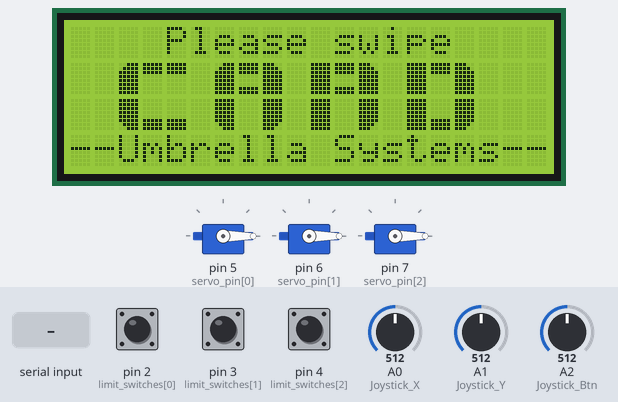
This sketch was run on a simulated Arduino Uno, built with avr-gcc and run on an emulated ATmega328P. On the bench: 20×4 character LCD, 3 × servo. Inputs (shaded band) come from the test bench; at power-on: A1 (Joystick_Y) = 512, A2 (Joystick_Btn) = 512, pin 2 (limit_switches[0]) HIGH, pin 3 (limit_switches[1]) HIGH, pin 4 (limit_switches[2]) HIGH, A0 (Joystick_X) = 512.

Above: at 1.3 s.
1.4 s: "b\n" received over Serial
At 1.7 s:
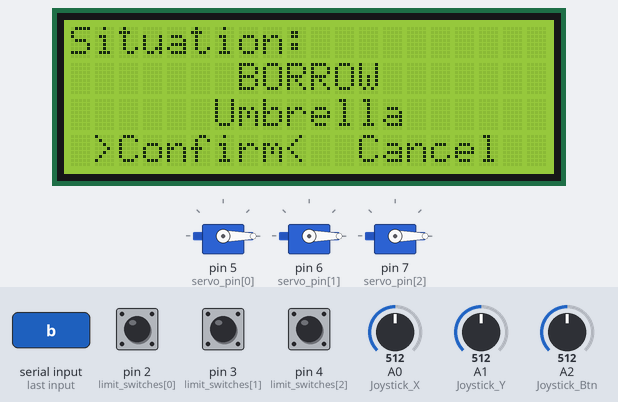
2.9 s: A1 (Joystick_Y) set to 759
4.4 s: A1 (Joystick_Y) set to 775
At 5.2 s:
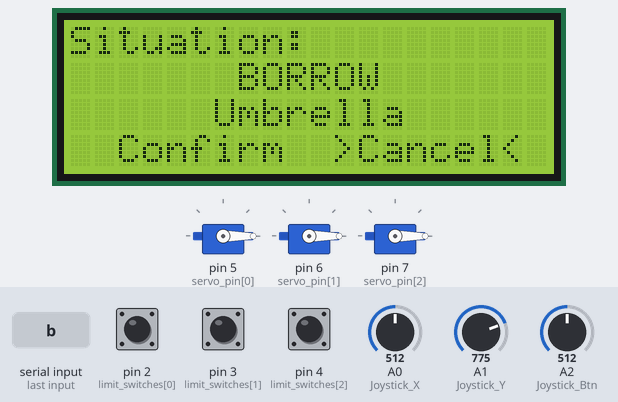
5.9 s: A2 (Joystick_Btn) set to 0
At 6.7 s:
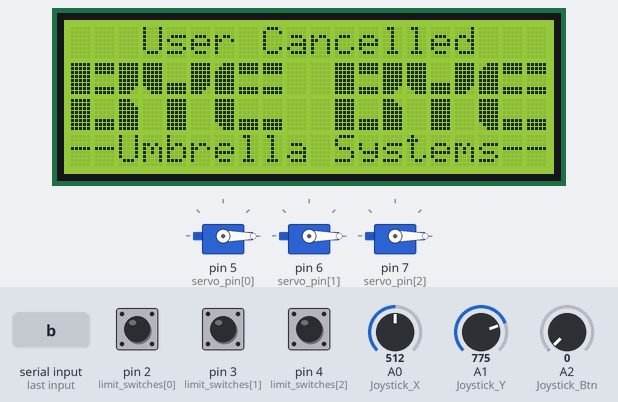
7.5 s: byte 114 ('r') received over Serial
At 10.5 s:
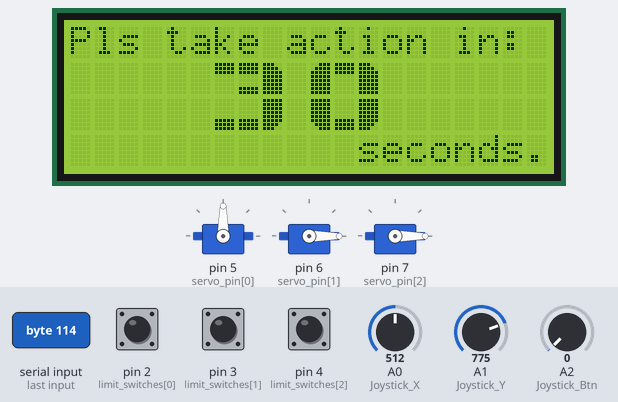
Timing chart, 0 to 12.0 s (numbered marks = the images above; inputs shaded):
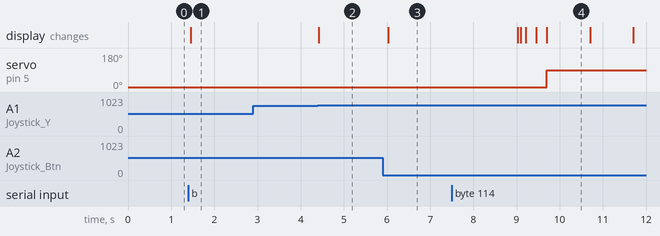

The sketch:

MateNTR_Arduino.ino
```cpp
#include <Servo.h>
#include "umbrella_lcd.h"
#include "joystick.h"
#include "utility.h"
#include "configuration.h"

Umbrella_lcd lcd_console;
Joystick joystick;
bool slots_state[Slots_Num];
Servo servos[Slots_Num];

void borrow_or_return(bool cmd);
bool situation_available(bool wanted);
int decide(bool wanted);
bool confirm();
void slot_chosed(int num, bool cmd);

void setup(){
	Serial.begin(9600);
	lcd_console.init();
	joystick.init();

	for(int i = 0; i < Slots_Num; ++i){
		pinMode(limit_switches[i], INPUT_PULLUP);
		servos[i].attach(servo_pin[i]);
		servos[i].write(Servo_Close);
		slots_state[i] = true;
	}
}

void loop(){
	lcd_console.await();
	if(Serial.available()){
		char cmd = Serial.read();
		if(cmd == 'b')
			borrow_or_return(true);
		else if(cmd == 'r')
			borrow_or_return(false);
	}
}

bool confirm(){
	bool result = true;
	while(true){
		lcd_console.print((result? " >Confirm<  Cancel  " : "  Confirm  >Cancel< "),
			0, 3);

		delay(200);

		char action = joystick.wait_key();
		switch(action){
			case 'l': result = true;	break;
			case 'r': result = false;	break;
			case 'c': return result;
		}
	}
}

bool situation_available(bool wanted){
	for(int i = 0; i < Slots_Num; ++i)
		slots_state[i] = !digitalRead(limit_switches[i]);
	for(int i = 0; i < Slots_Num; ++i){
		if(slots_state[i] == wanted)
			return true;
	}
	return false;
}

void borrow_or_return(bool cmd){
	lcd_console.six_words(cmd ? "BORROW" : "RETURN");
	if(confirm()){
		// start process
		if(situation_available(cmd)){
			int num = decide(cmd);
			if(num) slot_chosed(num, cmd);
			else lcd_console.goodbye();
		}
		else lcd_console.apology();
	}
	else lcd_console.goodbye();
}

int decide(bool wanted){ // choose slot number
	lcd_console.clear();
	lcd_console.print("Choose your slot:", 0, 0);

	int decision = 1;
	while(slots_state[decision - 1] != wanted)
		++decision;
	bool state_num = true;
	String str = "";

	while(true){
		str = "";
		for(int i = 1; i <= Slots_Num; ++i){
			if(slots_state[i-1] != wanted)
				str += " X ";
			else if(i == decision && state_num)
				str += (">" + String(i) + "<");
			else
				str += (" " + String(i) + " ");
		}
		lcd_console.print(str, 5, 2);
		lcd_console.print(state_num ? " Cancel " : ">Cancel<", 6, 3);

		delay(200);

		char action = joystick.wait_key();
		switch (action){
			case 'l':
				do{decision = (decision == 1 ? Slots_Num : (decision - 1));
				}while(slots_state[decision - 1] != wanted);
				break;
			case 'r':
				do{decision = (decision == Slots_Num ? 1 : (decision + 1));
				}while(slots_state[decision - 1] != wanted);
				break;
			case 'u':	state_num = true;	break;
			case 'd':	state_num = false;	break;
			case 'c':	return (state_num ? decision : 0);
		}
	}
}

void slot_chosed(int num, bool cmd){
	lcd_console.clear();

	servos[num - 1].write(Servo_Open);
	// countdown
	lcd_console.print("Pls take action in:", 0, 0);
	lcd_console.print("seconds.", 12, 3);
	int seconds_left = Process_Time;
	unsigned long then = millis();
	unsigned long now = millis();
	while(digitalRead(limit_switches[num - 1]) != cmd && seconds_left){
		lcd_console.print_custom_num(seconds_left / 10, 6, 1);
		lcd_console.print_custom_num(seconds_left % 10, 10, 1);

		now = millis();
		if(now - then >= 1000){
			seconds_left--;
			then = now;
		}
	}
	lcd_console.clear();

	if(digitalRead(limit_switches[num - 1]) == cmd){
		Serial.print(cmd);
		Serial.print(num);
		Serial.print("\n");
		slots_state[num - 1] = !cmd;
		// delay((cmd ? 10000 : 1000));
		if(cmd){
			lcd_console.print("Umbrella taken,", 0, 0);
			lcd_console.print("Slot closed in:", 0, 1);
			lcd_console.print("seconds.", 12, 3);
			seconds_left = Slot_Delay_Time;
			then = millis();
			now = millis();
			while(seconds_left){
				lcd_console.print_custom_num(seconds_left / 10, 4, 2);
				lcd_console.print_custom_num(seconds_left % 10, 8, 2);

				now = millis();
				if(now - then >= 1000){
					seconds_left--;
					then = now;
				}
			}
		}
		lcd_console.thank();
		servos[num - 1].write(Servo_Close);
	}
	else{
		lcd_console.print("Umbrella unprocessed", 0, 0);
		lcd_console.print("Slot is Closing...", 1, 2);
		servos[num - 1].write(Servo_Close);
		delay(3000);
	}

	lcd_console.clear();
}
```

joystick.h
```cpp
#pragma once

#include "configuration.h"

class Joystick{
public:
	Joystick() {};
	~Joystick() {};

	void init() {
		pinMode(INPUT, Joystick_X);
		pinMode(INPUT, Joystick_Y);
		pinMode(INPUT, Joystick_Btn);
	}

	char wait_key() {
		int x = CenterThreshold;
		int y = CenterThreshold;
		int btn = CenterThreshold;
		while (true){
			x = analogRead(Joystick_X);
			y = analogRead(Joystick_Y);
			btn = analogRead(Joystick_Btn);

			if(btn == 0)			return 'c'; // confirm
			if(x > UpperThreshold)	return 'u'; // right -> up
			if(x < LowerThreshold)	return 'd'; // left -> down
			if(y > UpperThreshold)	return 'r'; // down -> right
			if(y < LowerThreshold)	return 'l'; // up -> left
		}
	}
};
```

utility.h
```cpp
#pragma once

/**************** Custom Chars ****************/
	byte custom_chars[10][8] = {
		{ // 0, upper left, UPL
			0b00111,
			0b01111,
			0b11111,
			0b11111,
			0b11111,
			0b11111,
			0b11111,
			0b11111
		},
		{ // 1, upper middle bar, UMB
			0b11111,
			0b11111,
			0b11111,
			0b00000,
			0b00000,
			0b00000,
			0b11111,
			0b11111
		},
		{ // 2, upper right, UPR
			0b11100,
			0b11110,
			0b11111,
			0b11111,
			0b11111,
			0b11111,
			0b11111,
			0b11111
		},
		{ // 3, upper bar, UPB
			0b11111,
			0b11111,
			0b11111,
			0b00000,
			0b00000,
			0b00000,
			0b00000,
			0b00000
		},
		{ // 4, lower left, LWL
			0b11111,
			0b11111,
			0b11111,
			0b11111,
			0b11111,
			0b11111,
			0b01111,
			0b00111
		},
		{ // 5, lower slice, LWS
			0b00000,
			0b00000,
			0b00000,
			0b10000,
			0b11000,
			0b11100,
			0b11110,
			0b11111
		},
		{ // 6, lower right, LWR
			0b11111,
			0b11111,
			0b11111,
			0b11111,
			0b11111,
			0b11111,
			0b11110,
			0b11100
		},
		{ // 7, lower bar, LWB
			0b00000,
			0b00000,
			0b00000,
			0b00000,
			0b00000,
			0b11111,
			0b11111,
			0b11111
		}
	};

	#define UPL	0
	#define UMB 1
	#define UPR 2
	#define UPB 3
	#define LWL 4
	#define LWS 5
	#define LWR 6
	#define LWB 7

	#define MPT 0b10000000
	#define FUL 0b11111111

	#define RIGHT_ARROW		0b01111110
	#define LEFT_ARROW		0b01111111
/**************** Custom Chars ****************/

/**************** Custom Nums ***************/
	byte custom_nums[10][2][3] = {
		{{UPL, UPB, UPR}, {LWL, LWB, LWR}}, // 0
		{{UPB, UPR, MPT}, {LWB, FUL, LWB}}, // 1
		{{UMB, UMB, UPR}, {LWL, LWB, LWB}}, // 2
		{{UPB, UMB, UPR}, {LWB, LWB, LWR}}, // 3
		{{LWL, LWB, FUL}, {MPT, MPT, FUL}}, // 4
		{{LWL, UMB, UMB}, {LWB, LWB, LWR}}, // 5
		{{UPL, UMB, UMB}, {LWL, LWB, LWR}}, // 6
		{{UPB, UPB, UPR}, {MPT, MPT, FUL}}, // 7
		{{UPL, UMB, UPR}, {LWL, LWB, LWR}}, // 8
		{{UPL, UMB, UPR}, {LWB, LWB, FUL}}, // 9
	};
/**************** Custom Nums ***************/

/**************** Custom Alphabet ***************/
	byte custom_alphabets[26][2][3] = {
		{{UPL, UMB, UPR}, {LWL, MPT, LWR}}, // a
		{{FUL, UMB, LWR}, {FUL, LWB, UPR}}, // b
		{{UPL, UPB, UPB}, {LWL, LWB, LWB}}, // c
		{{FUL, UPB, UPR}, {FUL, LWB, LWR}}, // d
		{{UPL, UMB, UMB}, {LWL, LWB, LWB}}, // e
		{{UPL, UMB, UMB}, {LWL, MPT, MPT}}, // f
		{{UPL, UPB, UPB}, {LWL, LWB, UPR}}, // g
		{{UPL, LWB, UPR}, {LWL, MPT, LWR}}, // h
		{{UPB, FUL, UPB}, {LWB, FUL, LWB}}, // i
		{{UPB, FUL, UPB}, {LWB, LWR, MPT}}, // j
		{{FUL, LWB, LWR}, {FUL, MPT, UPR}}, // k
		{{FUL, MPT, MPT}, {LWL, LWB, LWB}}, // l
		{{FUL, FUL, FUL}, {FUL, MPT, FUL}}, // m-
		{{FUL, LWS, FUL}, {FUL, MPT, FUL}}, // n-
		{{UPL, UPB, UPR}, {LWL, LWB, LWR}}, // o
		{{UPL, UMB, UPR}, {LWL, MPT, MPT}}, // p
		{{LWR, LWL, MPT}, {UPR, UPL, LWS}}, // q--
		// {{UPL, UMB, UPR}, {MPT, MPT, LWR}}, // q
		{{FUL, UMB, UPR}, {FUL, MPT, LWR}}, // r
		{{FUL, UMB, UPB}, {LWB, LWB, FUL}}, // s
		{{UPB, FUL, UPB}, {MPT, FUL, MPT}}, // t
		{{FUL, MPT, FUL}, {LWL, LWB, LWR}}, // u
		{{LWL, MPT, LWR}, {MPT, UPB, MPT}}, // v--
		{{FUL, MPT, FUL}, {FUL, FUL, FUL}}, // w-
		{{LWL, LWB, LWR}, {UPL, MPT, UPR}}, // x
		{{LWL, LWB, LWR}, {MPT, FUL, MPT}}, // y
		{{UPB, UMB, LWR}, {UPL, LWB, LWB}}  // z
	};
/**************** Custom Alphabet ***************/
```

configuration.h
```cpp
#pragma once

/**************** Slots_Num Related ****************/
	#define Slots_Num	3
	byte limit_switches[Slots_Num]	=	{2, 3, 4};
	byte servo_pin[Slots_Num]		=	{5, 6, 7};
/**************** Slots_Num Related ****************/

/**************** Motors ****************/
	#define Motor_Right		10
	#define Motor_Right_IN1	9
	#define Motor_Right_IN2	8
	#define Motor_Left		11
	#define Motor_Left_IN3	12
	#define Motor_Left_IN4	13
/**************** Motors ****************/

/**************** Servos ****************/
	#define Servo_Close		0
	#define Servo_Open		90

	#define Process_Time	30
	#define Slot_Delay_Time	10
/**************** Servos ****************/

/**************** Monitors ****************/
	#define Joystick_X		14
	#define Joystick_Y		15
	#define Joystick_Btn	16

	#define CenterThreshold 512
	#define ThresholdRatio	0.5
	#define UpperThreshold	(CenterThreshold + CenterThreshold * ThresholdRatio)
	#define LowerThreshold	(CenterThreshold - CenterThreshold * ThresholdRatio)

	#define LCD_Address		0x27
	#define LCD_Row			20
	#define LCD_Column		4
/**************** Monitors ****************/
```

umbrella_lcd.h
```cpp
#pragma once

#include <LiquidCrystal_I2C.h>
#include "utility.h"
#include "configuration.h"

class Umbrella_lcd{
public:
	Umbrella_lcd() {
		lcd = new LiquidCrystal_I2C(LCD_Address, LCD_Row, LCD_Column);
	}
	~Umbrella_lcd() { delete lcd; }

	void init() {
		lcd->init();
		lcd->backlight();

		for(byte i = 0; i < 8; ++i)
			lcd->createChar(i, custom_chars[i]);

		lcd->clear();
		lcd->setCursor(0, 0);
	}

	void clear() { lcd->clear(); }

	void setCursor(int x, int y) { lcd->setCursor(x, y); }

	void print_custom_num(int num, int x = 0, int y = 0) {
		setCursor(x, y);
		for(byte i = 0; i < 2; ++i){
			for(byte j = 0; j < 3; ++j)
				lcd->write(byte(custom_nums[num][i][j]));
			setCursor(x, ++y);
		}
	}

	void print_custom_alpha(char a, int x = 0, int y = 0) {
		setCursor(x, y);
		for (byte i = 0; i < 2; ++i){
			for (byte j = 0; j < 3; ++j)
				lcd->write(byte(custom_alphabets[int(a - 'a')][i][j]));
			setCursor(x, ++y);
		}
	}

	void print(String s, int x = 0, int y = 0) {
		setCursor(x, y);
		lcd->print(s);
	}

	void await(){
		print("    Please swipe    ", 0, 0);
		print_custom_alpha('c', 2, 1);
		print_custom_alpha('a', 6, 1);
		print_custom_alpha('r', 10, 1);
		print_custom_alpha('d', 14, 1);
		print("--Umbrella Systems--", 0, 3);
	}

	void goodbye(){
		clear();
		print("   User Cancelled   ", 0, 0);
		print_custom_alpha('b', 0, 1);
		print_custom_alpha('y', 3, 1);
		print_custom_alpha('e', 6, 1);
		print_custom_alpha('b', 11, 1);
		print_custom_alpha('y', 14, 1);
		print_custom_alpha('e', 17, 1);
		print("--Umbrella Systems--", 0, 3);

		delay(3000);
		clear();
	}

	void six_words(String str){
		clear();
		print("Situation:", 0, 0);
		print(str, 7, 1);
		print("Umbrella", 6, 2);
	}

	void apology(){
		clear();
		print("We are", 7, 0);
		print_custom_alpha('s', 0, 1);
		print_custom_alpha('o', 4, 1);
		print_custom_alpha('r', 8, 1);
		print_custom_alpha('r', 12, 1);
		print_custom_alpha('y', 16, 1);
		print("<No Available Slots>", 0, 3);

		delay(3000);
		clear();
	}

	void thank(){
		clear();
		print_custom_alpha('t', 0, 0);
		print_custom_alpha('h', 4, 0);
		print_custom_alpha('a', 8, 0);
		print_custom_alpha('n', 12, 0);
		print_custom_alpha('k', 16, 0);
		print_custom_alpha('y', 3, 2);
		print_custom_alpha('o', 8, 2);
		print_custom_alpha('u', 13, 2);
		delay(3000);
		clear();
	}
private:
	LiquidCrystal_I2C* lcd;
};
```

Measured:
- the behaviour switches between 768 and 769 on A1 (Joystick_Y) (found by bisection; images 1 and 2)
- after the input at 1.4 s, the display: changes after 0.05 s (image 1)
- after the input at 2.9 s, every drawn part: stays the same
- after the input at 4.4 s, the display: changes at once (image 2)
- after the input at 5.9 s, the display: changes after 0.13 s (image 3)
- after the input at 7.5 s, servo on pin 5 (servo_pin[0]): 0° → 90° after 2.2 s; the display: first differs from a run without the input after 1.7 s (image 4 shows a later state)
- what the display in image 4 shows lasts 1.0 s, from 9.7 s to 10.7 s
